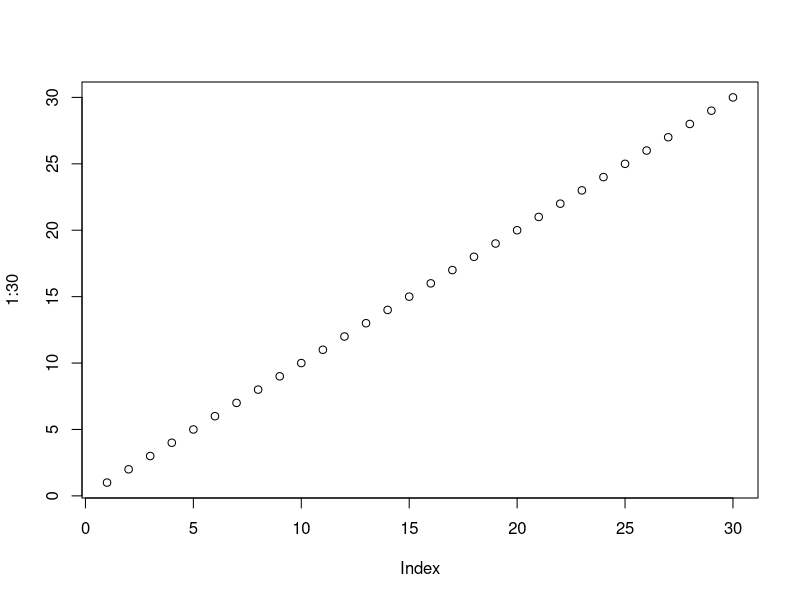
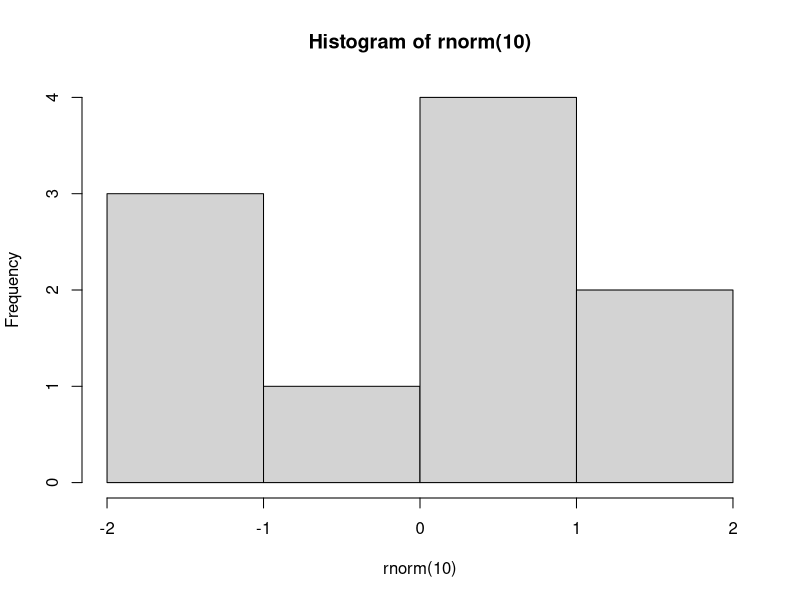
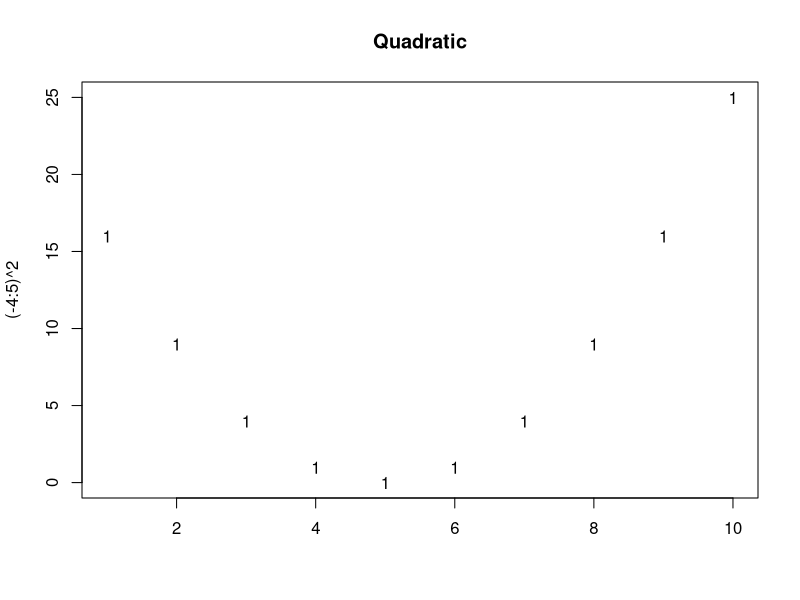
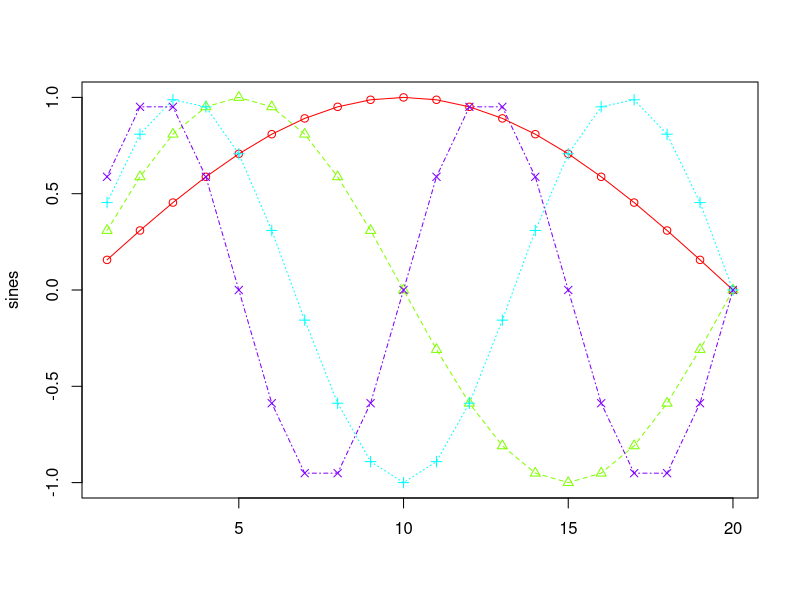
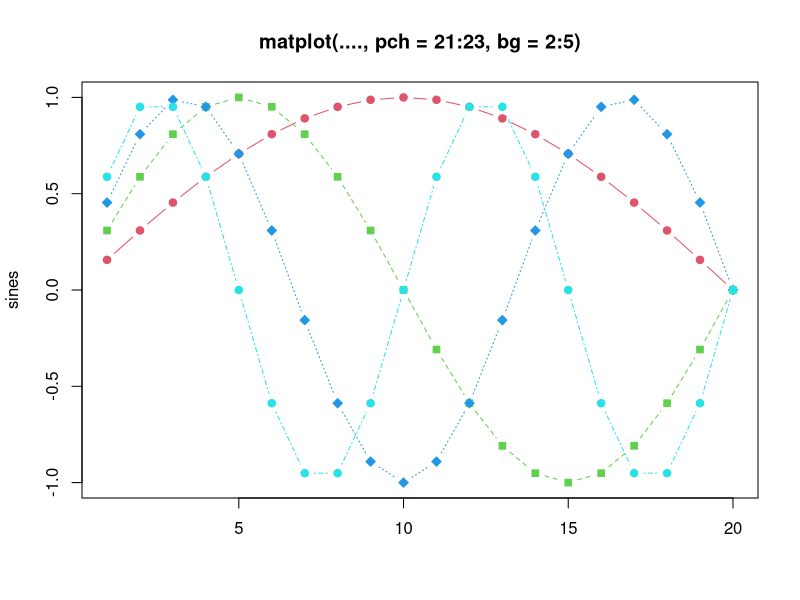
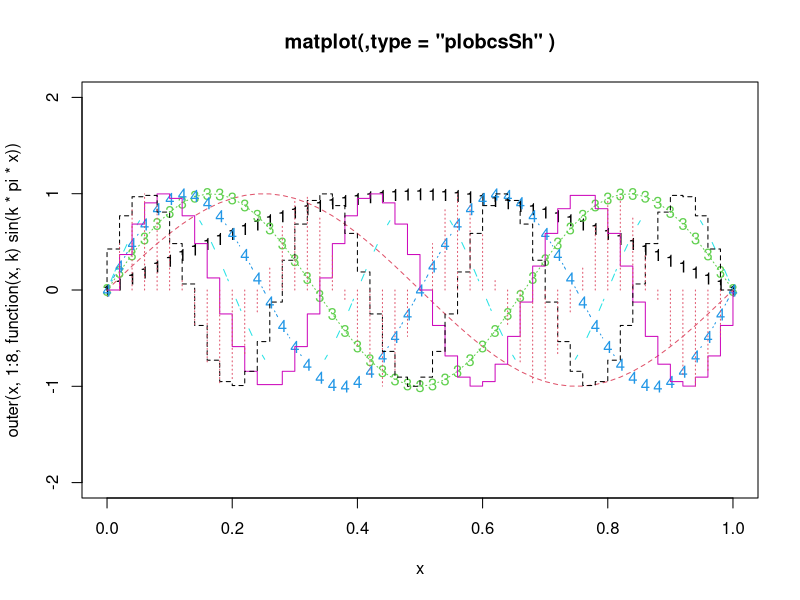
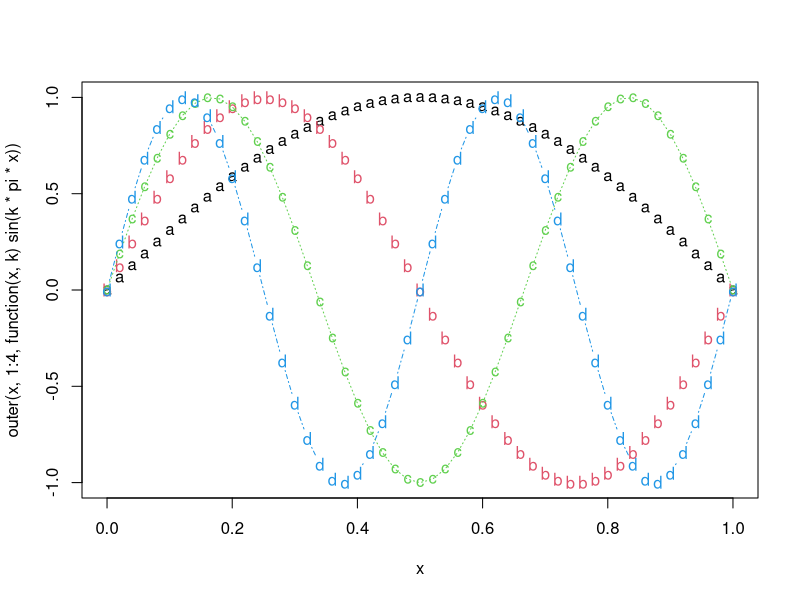
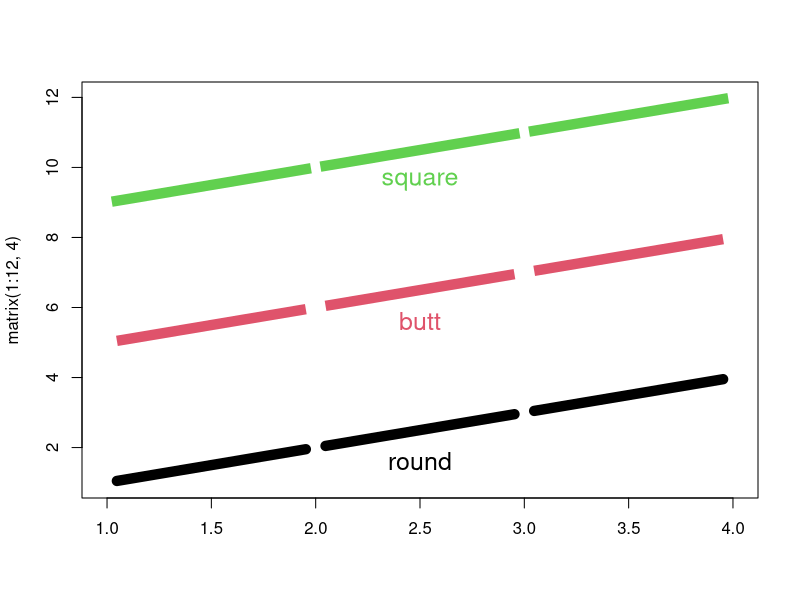

R code for these plots, in order:
# Explorando o RStudio
# ***** Esta e a versao 2.0 deste script, atualizado em 23/05/2017 *****
# ***** Esse script pode ser executado nas versoes 3.3.1, 3.3.2, 3.3.3 e 3.4.0 da linguagem R *****
# ***** Recomendamos a utilizacao da versao 3.4.0 da linguagem R *****
# Configurando o diretorio de trabalho
# Coloque entre aspas o diretorio de trabalho que voce esta usando no seu computador

setwd("C:/DiscoLocalD/RFundamentos/Parte01")
getwd()

# Nome dos Contributors
contributors()

# Licenca
license()

# Configurando o diretorio de trabalho
getwd()
setwd('C:/DiscoLocalD/RFundamentos/Parte01')

# Informacoes sobre a sessao
sessionInfo()

# Imprimir na tela
print('R - Uma das principais ferramentas do Cientista de Dados')

# Criar graficos
plot(1:30)

# Imprimir na tela
print('R - Uma das principais ferramentas do Cientista de Dados')
hist(rnorm(10))

# Instalar pacotes
install.packages('randomForest')
install.packages('ggplot2')
install.packages("dplyr")

# Carregar o pacote
library(ggplot2)

# Descarregar o pacote
detach(package:ggplot2)

# Visualizando o diretorio de trabalho
getwd()

# Se souber o nome da funcao
help(mean)
?mean

# Se nao souber o nome da funcao
help.search('randomForest')
help.search('matplot')
??matplot
RSiteSearch('matplot')
example('matplot')

# Sair
q()


